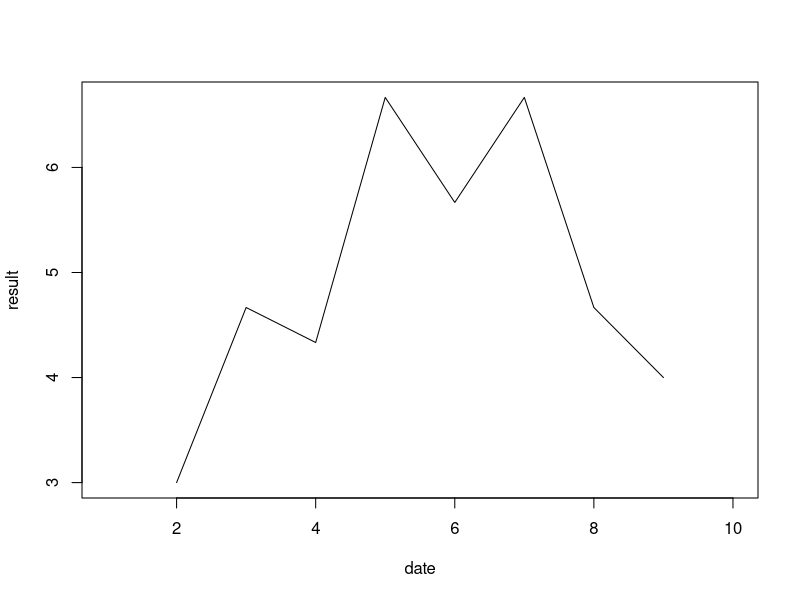

Here is the R script that generated this plot:
moving_average <- function(x, n){
  filter(x, rep(1,n)) / n
}

date<-c(1,2,3,4,5,6,7,8,9,10)
datas<-c(1,3,5,6,2,12,3,5,6,1)
width<-3

result<-moving_average(datas,width)

result

plot(date,result,type="l")
